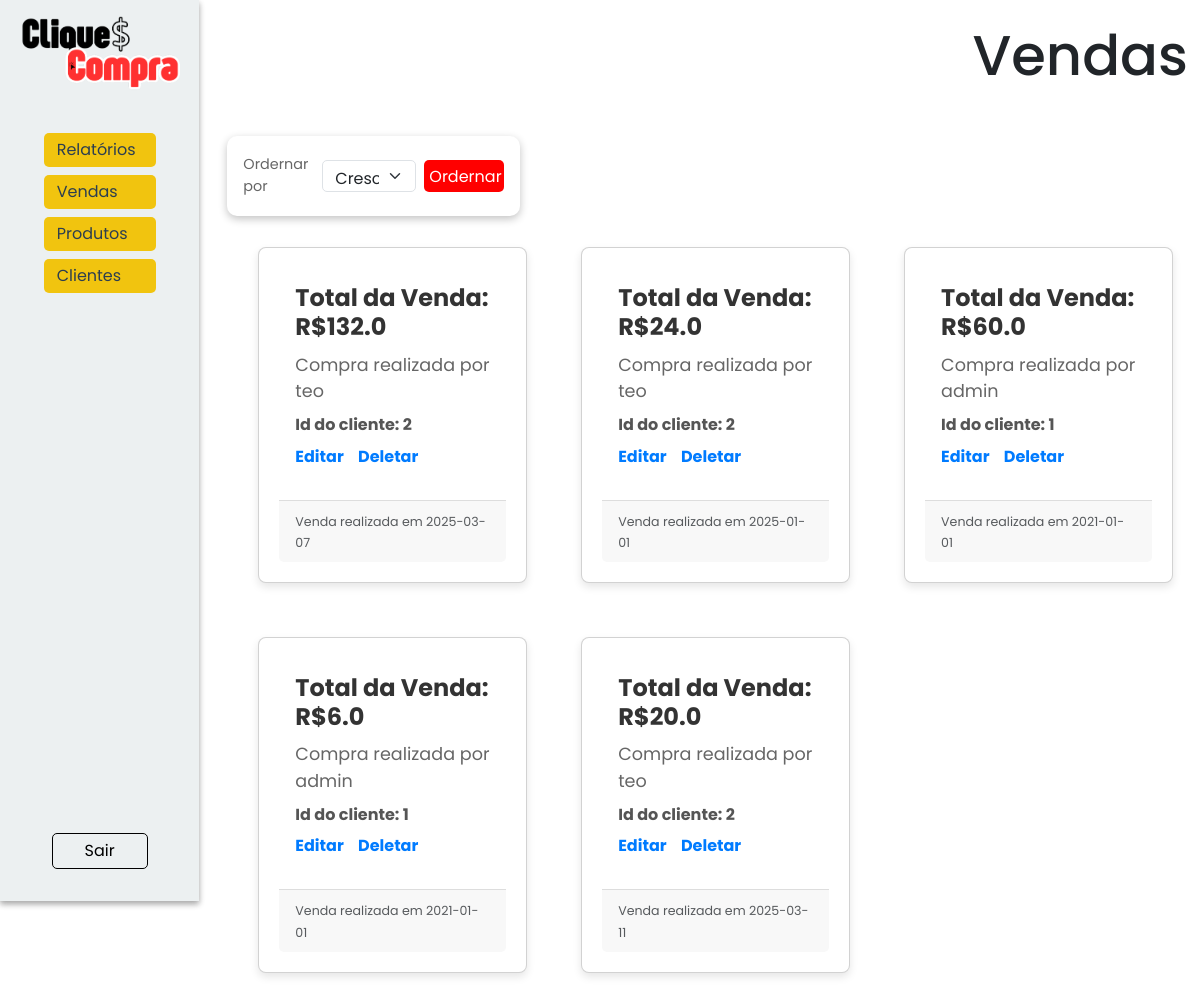
Page /vendas/ (signed in) on the earlier database version.
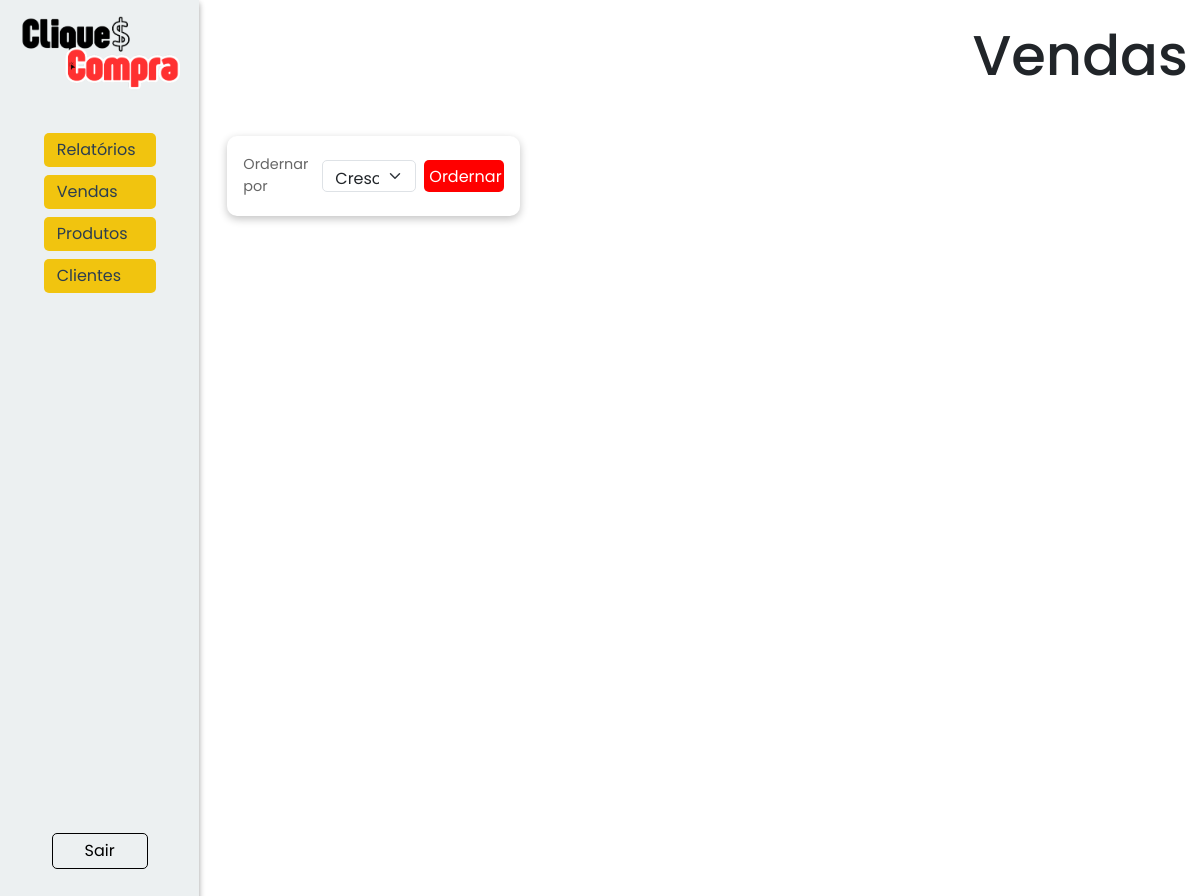
Same page on the later database version.
### models/vendas.py (models this page shows, shortened)
class Venda(Base):
    __tablename__ = 'tb_vendas'
    ven_id: Mapped[int] = mapped_column(primary_key=True, autoincrement=True)
    ven_data: Mapped[str] = mapped_column(nullable=False)
    ven_total: Mapped[float] = mapped_column(nullable=False)
    ven_cli_id: Mapped[int] = mapped_column(ForeignKey('tb_clientes.cli_id'))
    clientes: Mapped[List["Cliente"]] = relationship("Cliente", back_populates='vendas')
    ven_usuario: Mapped[str] = mapped_column(nullable=False)

### models/clientes.py (models this page shows, shortened)
class Cliente(Base, UserMixin):
    __tablename__ = 'tb_clientes'
    cli_id:Mapped[int] = mapped_column(primary_key = True, autoincrement=True)
    cli_nome:Mapped[str] = mapped_column(nullable=False)
    cli_email:Mapped[str] = mapped_column(unique = True, nullable=False)
    cli_telefone:Mapped[str] = mapped_column(nullable=False)
    cli_endereco:Mapped[str] = mapped_column(nullable=False)
    cli_senha:Mapped[str] = mapped_column(nullable=False)
    cli_tipo:Mapped[str] = mapped_column(nullable=False)
    vendas: Mapped[list["Venda"]] = relationship("Venda", back_populates="clientes", cascade="all, delete-orphan")
    @classmethod
    def find(cls, **kwargs):
        if 'email' in kwargs:
            return session.query(cls).filter_by(cli_email=kwargs['email']).first() #SELECT * FROM tb_clientes WHERE cli_email = email
        elif 'id' in kwargs:
            return session.query(cls).filter_by(cli_id=kwargs['id']).first() #SELECT * FROM tb_clientes WHERE cli_id = id
        else:
            raise AttributeError('A busca deve ser feita por email ou id.')
    @classmethod
    def all(cls, ordem = "crescente"):
        if ordem == "crescente":
            direcao = "ASC"
        elif ordem == "decrescente":
            direcao = "DESC"
        sql = text(f"SELECT * FROM tb_clientes ORDER BY cli_nome {direcao}")
        clientes = session.execute(sql).fetchall()
        return clientes

### controllers/vendas.py (the view)
@venda_bp.route('/', methods=['POST', 'GET'])
@login_required
@role_required("admin")
def view():
    if request.method == 'POST':
        ordem = request.form['ordem']
        vendas = Venda.all(ordem=ordem)
    elif request.method == 'GET':
        sql = text(f"SELECT * FROM tb_vendas JOIN tb_clientes ON ven_cli_id = cli_id")
        vendas = session.execute(sql)
    return render_template('vendas/view.html', vendas = vendas)

### controllers/clientes.py (called while the page is built)
@login_manager.user_loader
def load_user(user_id):
    return Cliente.find(id=user_id)

### templates/vendas/view.html (shortened to what this page needs)
{% extends "model.html" %}
{% block head_extras %}
<link rel="stylesheet" href="{{ url_for('static', filename='style/model.css') }}">
<link rel="stylesheet" href="{{ url_for('static', filename='style/itens.css') }}">
{% endblock %}
{% block content %}
<nav class="nav-reg">
    <img src="../../static/assets/cliqueconta.png" alt="Logo do CliqueCompra">
    <div class="links">
        <div class="links-nav">
            {% if current_user.cli_tipo == 'admin' %}
            <div class="dropdown">
                <button class="dropdown-button" onclick="toggleDropdown('relatorios-menu')">
                    Relatórios
                </button>
            </div>
            <div class="dropdown">
                <button class="dropdown-button" onclick="toggleDropdown('vendas-menu')">
                    Vendas
                </button>
            </div>
            {% endif %}
            <div class="dropdown">
                {% if current_user.cli_tipo == 'admin' %}
                <button class="dropdown-button" onclick="toggleDropdown('produtos-menu')">
                    Produtos</button>
            </div>
                {% endif %}
            {% if current_user.cli_tipo == 'admin' %}
            <div class="dropdown">
                <button class="dropdown-button" onclick="toggleDropdown('clientes-menu')">
                    Clientes
                </button>
            </div>
            {% endif %}
        </div>
        <a class='sair' href="{{url_for('cliente.logout')}}">Sair</a>
    </div>
</nav>
<div class="container">
    <header>
        <div class="titlepage">
            <h1>Vendas</h1>
        </div>
        <div class="filtro p-v">
            <span>Ordernar por</span>
            <form action="{{url_for('venda.view')}}" method="post">
                <select name="ordem" id="filtro-cli" class="form-select">
                    <option value="crescente">Crescente</option>
                </select>
                <button type="submit">Ordernar</button>
            </form>
        </div>
    </header>
    <ol class="row row-cols-1 row-cols-md-3 g-4">
        {%if vendas%}
            {% for venda in vendas %}
            <div class="col venda">
                <div class="card venda">
                    <div class="card-body venda">
                    <h5 class="card-title venda">Total da Venda: R${{venda.ven_total}}</h5>
                    <p class="card-text venda">Compra realizada por {{venda.cli_nome}}</p>
                    <h6 class="card-subtitle venda">Id do cliente: {{venda.cli_id}}</h6>
                    {%  if current_user.cli_tipo == 'admin'  %}
                        <div class="links-p venda">
                            <a href="{{url_for('venda.edit', venda_id=venda.ven_id)}}">Editar</a>
                            <a href="#" onclick="return confirmarDeletar('{{url_for('venda.remove', venda_id=venda.ven_id)}}')">Deletar</a>
                        </div>
                    {% endif %}
                    </div>
                    <div class="card-footer venda">
                        <small class="text-body-secondary venda">Venda realizada em {{venda.ven_data}}</small>
                    </div>
                </div>
                </div>
            {% endfor %}
        {%else%}
            <h1>Nada foi vendido ainda :(</h1>
        {%endif%}
    </ol>
</div>
{% endblock %}

### templates/model.html (shortened to what this page needs)
<!DOCTYPE html>
<html lang="en">
<head>
    <link rel="stylesheet" href="https://cdn.jsdelivr.net/npm/bootstrap@5.3.3/dist/css/bootstrap.min.css">
    {% block head_extras %}
    {% endblock %}
</head>
<body>
    {% block content %}{% endblock %}
</body>
</html>

### static/style/model.css (style rules this page uses)
* { padding: 0; margin: 0; box-sizing: border-box; font-family: "Poppins", serif; }
body { display: flex; min-width: 100vw; min-height: 100vh; background-color: #FFFFFF; }
.dropdown { width: 100%; display: flex; flex-direction: column; align-items: center; justify-content: center; }

### static/style/itens.css (style rules this page uses)
span { font-size: 0.9rem; color: #666; }

Differences in the rows shown:
removed Venda: ven_total "132.0", cli_nome "teo", cli_id "2", ven_data "2025-03-07"
removed Venda: ven_total "24.0", cli_nome "teo", cli_id "2", ven_data "2025-01-01"
removed Venda: ven_total "60.0", cli_nome "admin", cli_id "1", ven_data "2021-01-01"
removed Venda: ven_total "6.0", cli_nome "admin", cli_id "1", ven_data "2021-01-01"
removed Venda: ven_total "20.0", cli_nome "teo", cli_id "2", ven_data "2025-03-11"
